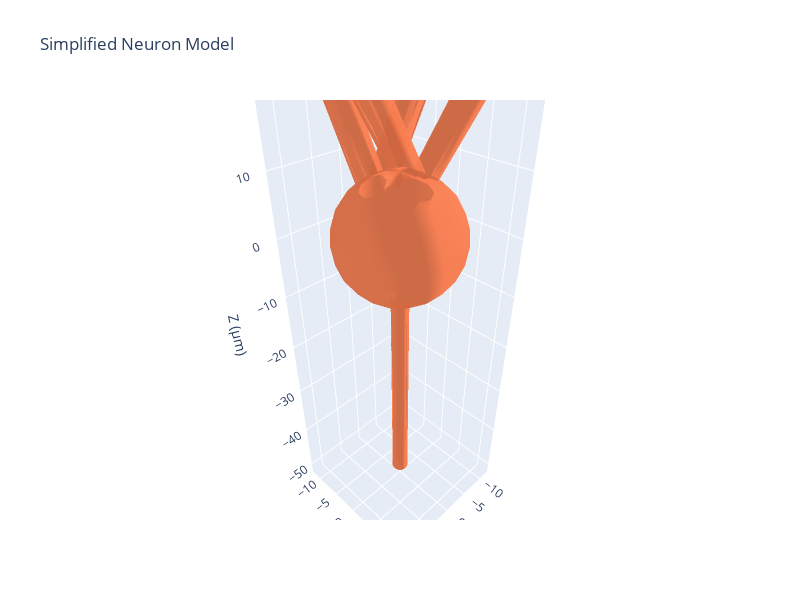

Notebook code for this chart:
### Code cell
# Visualize the complete neuron
fig = visualize_mesh_3d(
    neuron, 
    title="Simplified Neuron Model",
    color="coral",
    backend="plotly"
)
fig.show()

### Figure 1 — Plotly figure (JSON) as saved in the notebook; plotly's stock layout.template omitted (floating-point values rounded to 4 significant figures; data arrays with more than 128 entries replaced by an {"elided": "..."} marker saying what was removed)
{"data": [{"color": "coral", "i": {"elided": "636 int values"}, "j": {"elided": "636 int values"}, "k": {"elided": "636 int values"}, "name": "Mesh", "opacity": 0.8, "type": "mesh3d", "x": {"elided": "320 float values"}, "y": {"elided": "320 float values"}, "z": {"elided": "320 float values"}}], "layout": {"height": 600, "scene": {"aspectmode": "data", "aspectratio": {"x": 1, "y": 1, "z": 0.8}, "xaxis": {"title": {"text": "X (µm)"}}, "yaxis": {"title": {"text": "Y (µm)"}}, "zaxis": {"title": {"text": "Z (µm)"}}}, "title": {"text": "Simplified Neuron Model"}, "width": 800}}
